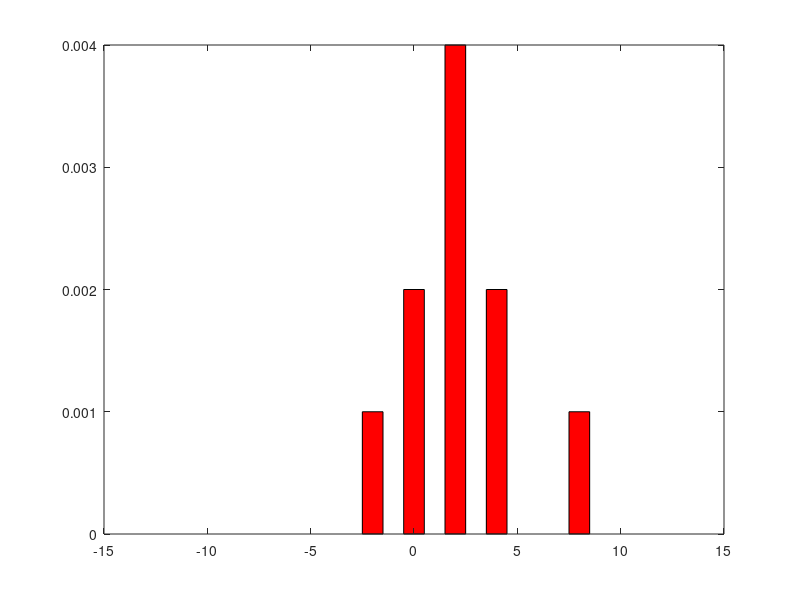

Write the MATLAB code that produced this figure.
M = 10;
K = 10;
P = 0.5;
LocCurent = 0;
vector = repmat(0,1,K);

for i = 1 : M
  
  for j = 1 : K
    X = rand;
    if X < P
      LocCurent = LocCurent + 1;
    else
      LocCurent = LocCurent - 1;
    end
  endfor
  
  vector(i) = LocCurent
endfor

N = histc(vector, -K : K)
bar(-K : K, N / 1000, 'hist', 'FaceColor', 'r');